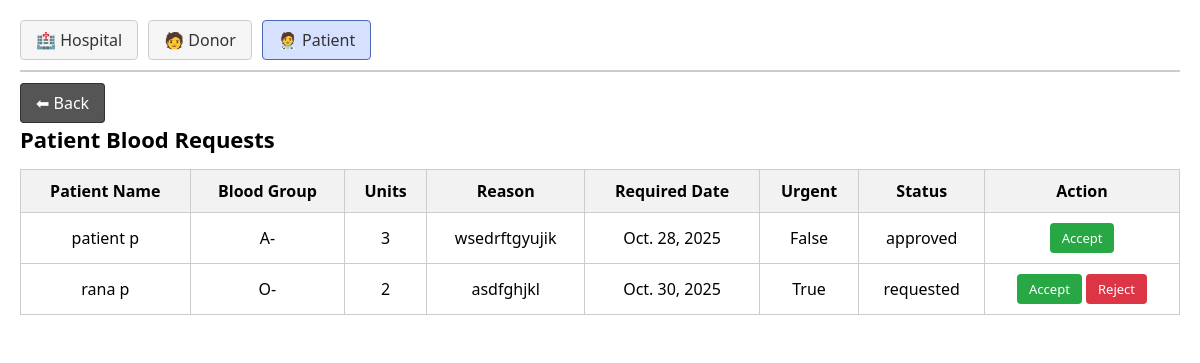
/manage_patients/, run on an earlier commit of the app's database.
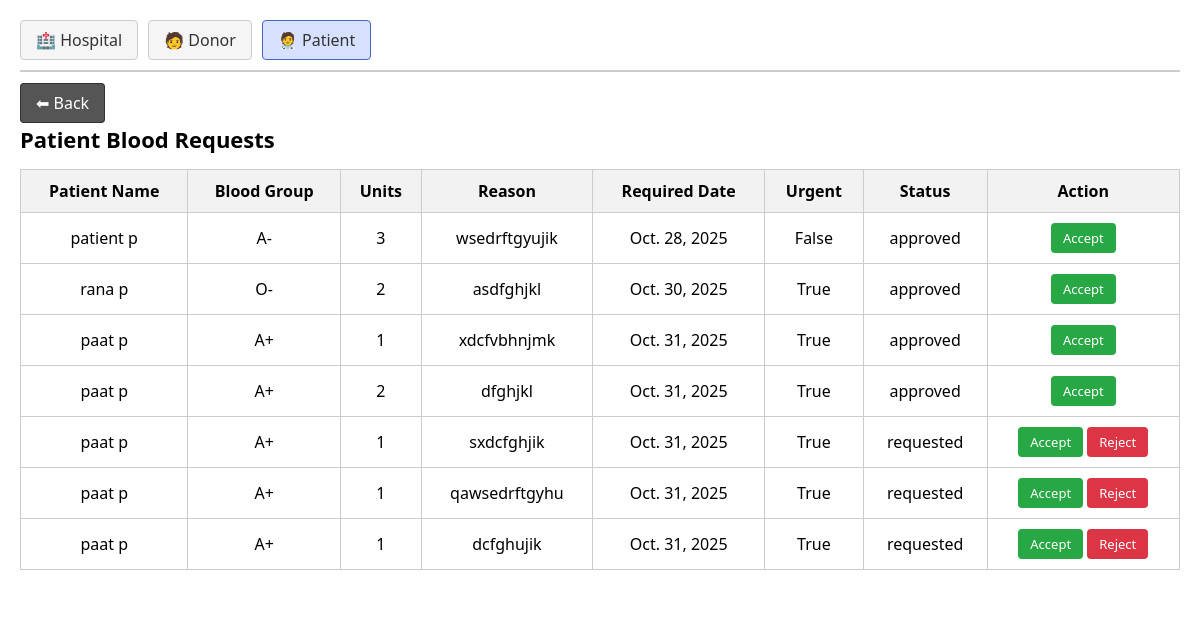
And on a later commit of the database.
### Blood_Bank/models.py (models this page shows, shortened)
class Request_list(models.Model):
    patient = models.ForeignKey(Patient,on_delete=models.CASCADE)
    unit = models.PositiveIntegerField(null=True,blank=True)
    date = models.DateField(null=True,blank=True)
    reason = models.CharField(max_length=50,null=True,blank=True)
    urgent = models.BooleanField(default=False)
    STATUS_CHOICES = (
        ('requested', 'Requested'),
        ('approved', 'Approved'),
        ('rejected', 'Rejected'),
    )
    status = models.CharField(max_length=10, choices=STATUS_CHOICES, default='requested')

class Patient(models.Model):
    profile = models.OneToOneField(Profile, on_delete=models.CASCADE)
    patient_name = models.CharField(max_length=20,null=True,blank=True)
    patient_age = models.PositiveIntegerField(null=True,blank=True)
    patient_dob = models.DateField(null=True,blank=True)
    patient_gender = models.CharField(max_length=10,null=True,blank=True)
    patient_number = models.CharField(max_length=20,null=True,blank=True)
    patient_address = models.CharField(max_length=50,null=True,blank=True)
    patient_blood_group = models.CharField(max_length=10,null=True,blank=True)
    emergency_contact_name = models.CharField(max_length=20,null=True,blank=True)
    emergency_contact_number = models.CharField(max_length=20,null=True,blank=True)

### Blood_Bank/views.py (the view)
# urls.py: path('manage_patients/',views.manage_patients,name='manage_patients'),
def manage_patients(request):
    request_list = Request_list.objects.all()
    return render(request,'admin_dashboard/manage_patients.html',{'request_list':request_list})

### Blood_Bank/templates/admin_dashboard/manage_patients.html (shortened to what this page needs)
{% load static %}
<!DOCTYPE html>
<html lang="en">
<head>
    <link rel="stylesheet" href="{% static 'css/admin_dashboard/manage_patients.css' %}">
</head>
<body>
    <div class="page-container">
        <nav class="top-menu">
            <a href="{% url 'manage_hospitals' %}">🏥 Hospital</a>
            <a href="{% url 'manage_donors' %}">🧑 Donor</a>
            <a href="{% url 'manage_patients' %}" class="active">🧑‍⚕ Patient</a>
        </nav>
        <div class="back-section">
            <a href="{% url 'admindashboard' %}" class="back-btn">⬅ Back</a>
        </div>
        <main class="table-container">
            <h2>Patient Blood Requests</h2>
            <table>
                <thead>
                    <tr>
                        <th>Patient Name</th>
                        <th>Blood Group</th>
                        <th>Units</th>
                        <th>Reason</th>
                        <th>Required Date</th>
                        <th>Urgent</th>
                        <th>Status</th>
                        <th>Action</th>
                    </tr>
                </thead>
                <tbody>
                    {% for r in request_list %}
                    <tr>
                        <td>{{ r.patient.patient_name }}</td>
                        <td>{{ r.patient.patient_blood_group }}</td>
                        <td>{{ r.unit }}</td>
                        <td>{{ r.reason }}</td>
                        <td>{{ r.date }}</td>
                        <td>{{ r.urgent }}</td>
                        <td>{{ r.status }}</td>
                        <td>
                            <button class="btn approve" type="button"
                                data-url="{% url 'manage_patients_update' r.id %}"
                                onclick="handleAccept(this)">Accept</button>
                            {% if r.status != 'approved' %}
                            <button class="btn reject" type="button"
                                data-url="{% url 'manage_hospitals_reject' r.id %}"
                                onclick="handleReject(this)">Reject</button>
                            {% endif %}
                        </td>
                    </tr>
                    {% empty %}
                    <tr>
                        <td colspan="8">No patient requests available</td>
                    </tr>
                    {% endfor %}
                </tbody>
            </table>
        </main>
    </div>
</body>
</html>

### Blood_Bank/static/css/admin_dashboard/manage_patients.css (style rules this page uses)
* { margin: 0; padding: 0; box-sizing: border-box; font-family: "Segoe UI", Arial, sans-serif; }
.page-container { width: 100%; padding: 20px; background-color: white; }
.top-menu { display: flex; gap: 10px; border-bottom: 2px solid #ccc; padding-bottom: 10px; margin-bottom: 20px; }
.top-menu a { text-decoration: none; padding: 8px 15px; background-color: #f5f5f5; border: 1px solid #ccc; color: #333; border-radius: 4px; }
.top-menu a.active { background-color: #d6e0ff; border-color: #4a69bd; }
.back-section { margin: 10px 0; }
.back-btn { text-decoration: none; padding: 8px 15px; background-color: #555; color: white; border-radius: 4px; border: 1px solid #333; }
.table-container h2 { margin-bottom: 15px; font-size: 22px; }
table { width: 100%; border-collapse: collapse; }
table, th, td { border: 1px solid #ccc; }
th, td { padding: 10px; text-align: center; }
th { background-color: #f2f2f2; }
.btn { padding: 6px 12px; border: none; cursor: pointer; border-radius: 4px; font-size: 13px; }
.approve { background-color: #28a745; color: white; }
.reject { background-color: #dc3545; color: white; }

### Blood_Bank/templates/admin_dashboard/manage_patients.html (style rules this page uses)
.btn { transition: opacity 0.6s ease; }

What changed in the data, as far as the page shows it:
changed Request_list "asdfghjkl": status "requested" → "approved"; no longer shows "Reject"
added Request_list: patient.patient_name "paat p", patient.patient_blood_group "A+", unit "1", reason "xdcfvbhnjmk", date "Oct. 31, 2025", urgent "True", status "approved"
added Request_list: patient.patient_name "paat p", patient.patient_blood_group "A+", unit "2", reason "dfghjkl", date "Oct. 31, 2025", urgent "True", status "approved"
added Request_list: patient.patient_name "paat p", patient.patient_blood_group "A+", unit "1", reason "sxdcfghjik", date "Oct. 31, 2025", urgent "True", status "requested", shows "Reject"
added Request_list: patient.patient_name "paat p", patient.patient_blood_group "A+", unit "1", reason "qawsedrftgyhu", date "Oct. 31, 2025", urgent "True", status "requested", shows "Reject"
added Request_list: patient.patient_name "paat p", patient.patient_blood_group "A+", unit "1", reason "dcfghujik", date "Oct. 31, 2025", urgent "True", status "requested", shows "Reject"
